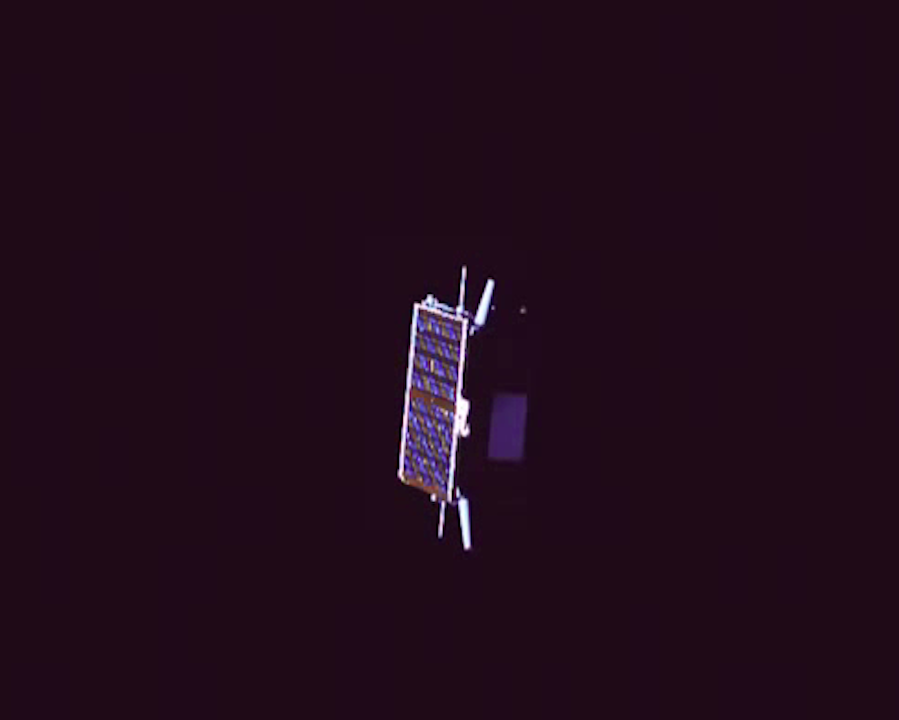
#> input picture detect/test/test1.png, 899 x 720 px
$ python corner.py
#> lines starting #> are read from the running program, lines starting #| are printed output that depends on the picture; after the words box and inside, x2 and y2 are one past the last pixel; in counts of white or black regions, pixels touching at a corner belong together
import cv2
import numpy as np

filename = 'test/test1.png'
img = cv2.imread(filename)
#> img is the input picture: shape (720, 899, 3); mean B, G, R 26.3, 11.6, 33
gray = cv2.cvtColor(img,cv2.COLOR_BGR2GRAY)
blur = cv2.GaussianBlur(gray,(5,5),0)

gray = np.float32(blur)
dst = cv2.cornerHarris(gray,2,3,0.04)
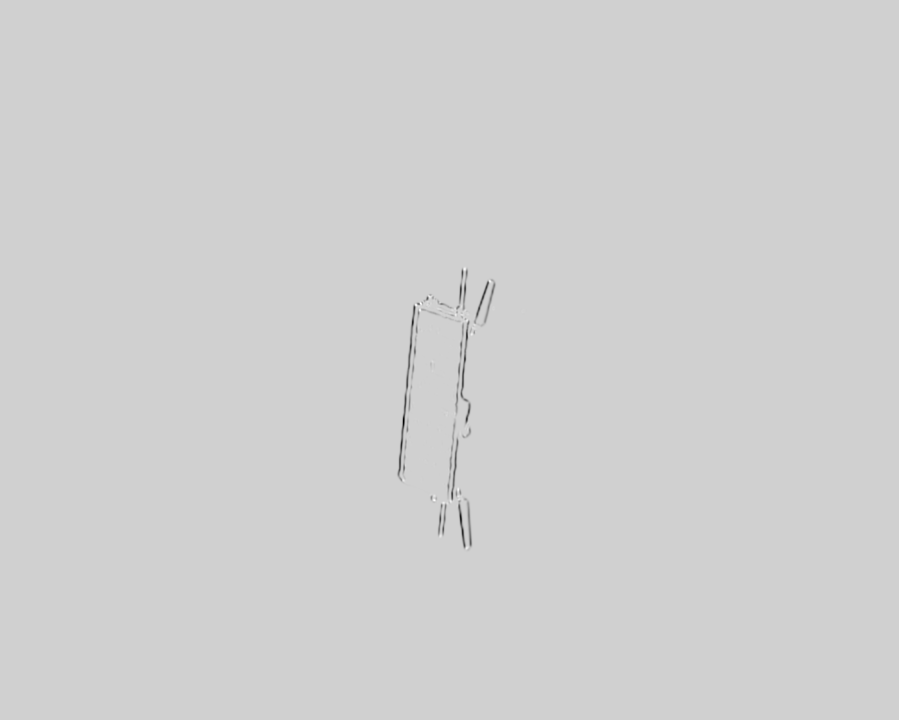
#> dst: shape (720, 899) float32; min -12636417, max 2824927, mean -16731.7; drawn with min black and max white

#result is dilated for marking the corners, not important
dst = cv2.dilate(dst,None)
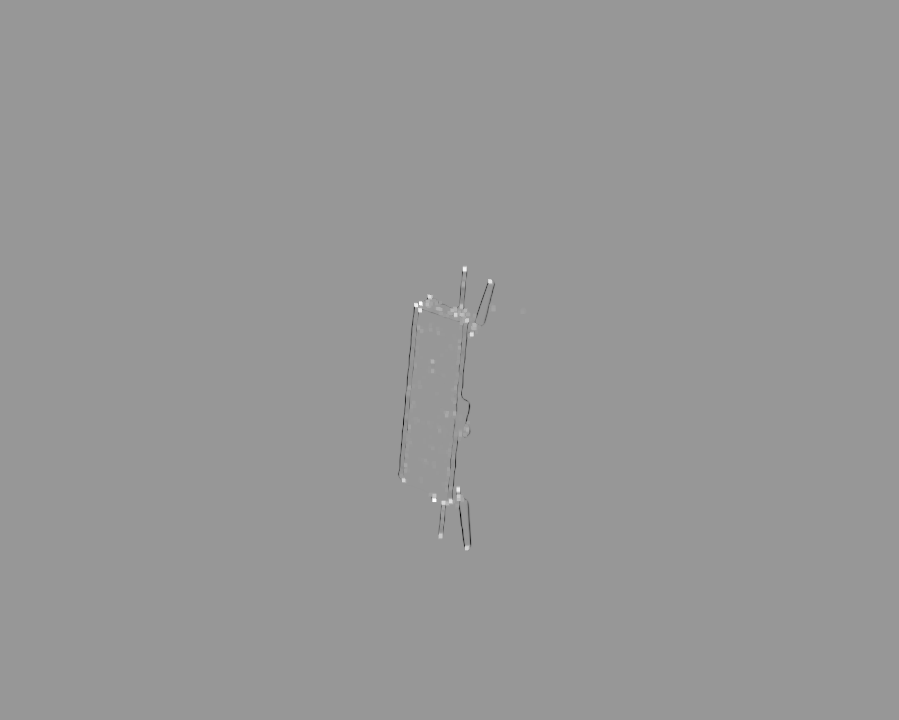
#> dst: shape (720, 899) float32; min -4110884, max 2824927, mean -598.5; drawn with min black and max white

# Threshold for an optimal value, it may vary depending on the image.
img[dst>0.5*dst.max()]=[0,0,255]
#> img: shape (720, 899, 3); 0.03% of pixels changed, all inside (x1, y1, x2, y2) = (402, 267, 492, 550)

cv2.imshow('dst',img)
if cv2.waitKey(0) & 0xff == 27:
#> (key Esc is pressed here)
    cv2.destroyAllWindows()

$ run again, with detect/test/test2.png copied over detect/test/test1.png
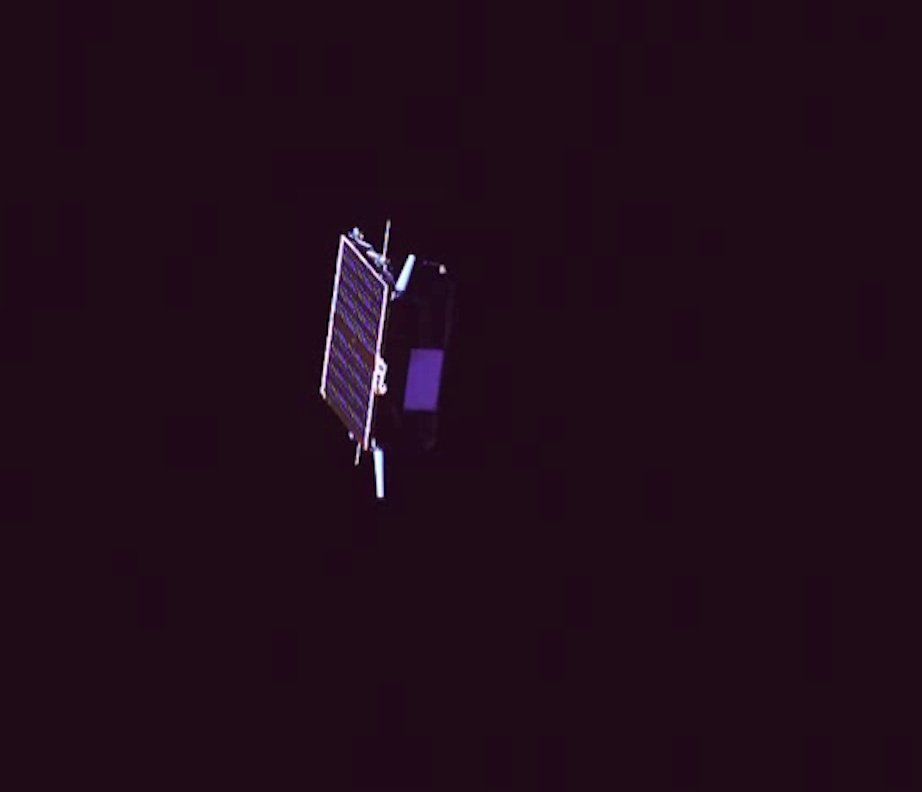
#> input picture detect/test/test2.png, 922 x 792 px
#> img is the input picture: shape (792, 922, 3); mean B, G, R 25.3, 11.2, 32.4
#> `dst = cv2.cornerHarris(gray,2,3,0.04)`:
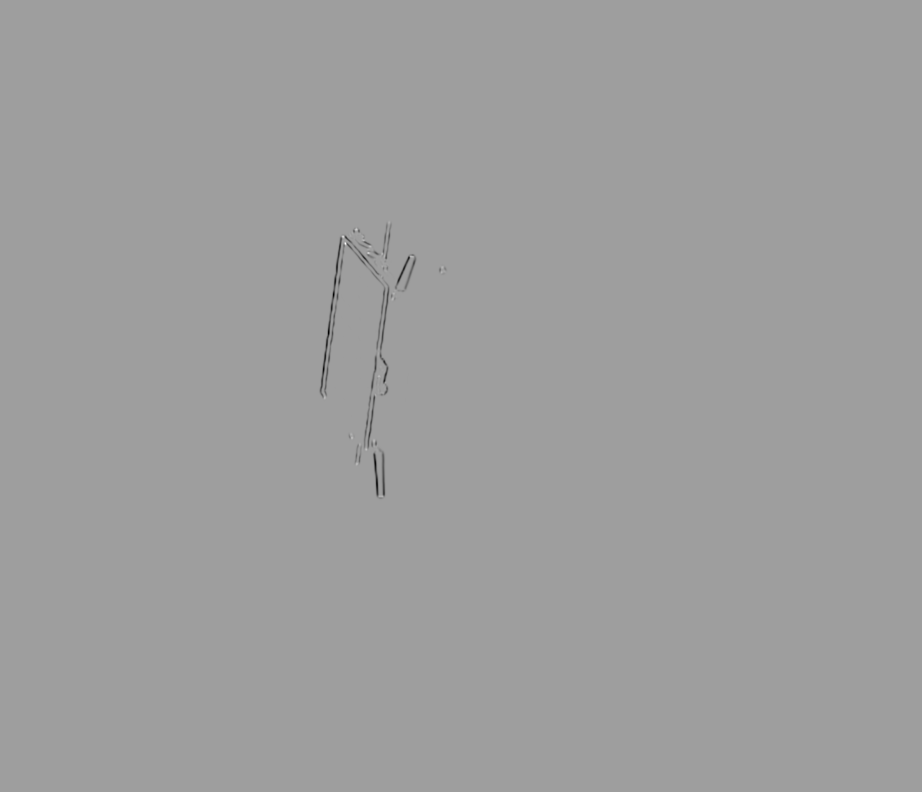
#> dst: shape (792, 922) float32; min -12376756, max 7575515, mean -14228.3; drawn with min black and max white
#> img: shape (792, 922, 3); under 0.01% of pixels changed, all inside (x1, y1, x2, y2) = (342, 228, 358, 246)

$ run again, with detect/test/test3.png copied over detect/test/test1.png
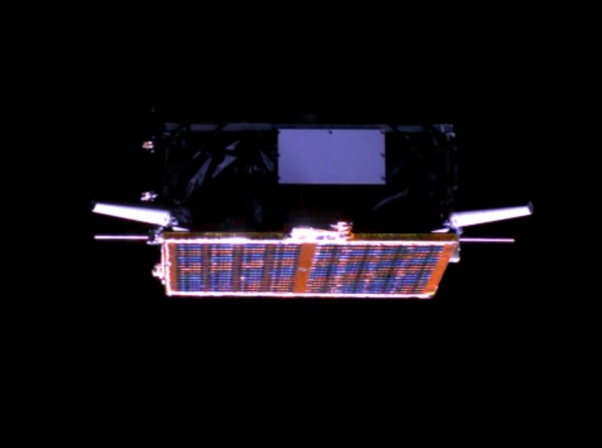
#> input picture detect/test/test3.png, 602 x 448 px
#> img is the input picture: shape (448, 602, 3); mean B, G, R 16.5, 11.9, 15.1
#> `dst = cv2.cornerHarris(gray,2,3,0.04)`:
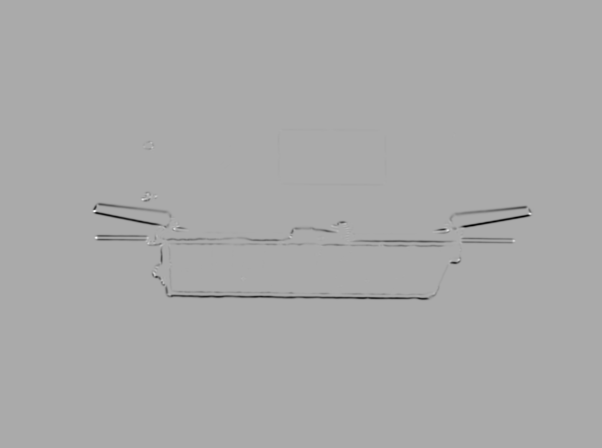
#> dst: shape (448, 602) float32; min -12356832, max 6136191.5, mean -56214.5; drawn with min black and max white
#> `dst = cv2.dilate(dst,None)`:
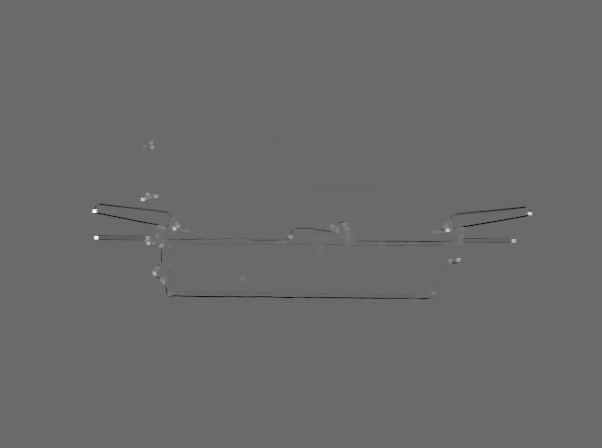
#> dst: shape (448, 602) float32; min -4402162, max 6136191.5, mean -4873.2; drawn with min black and max white
#> img: shape (448, 602, 3); 0.03% of pixels changed, all inside (x1, y1, x2, y2) = (92, 198, 532, 240)

$ run again, with detect/test/test4.png copied over detect/test/test1.png
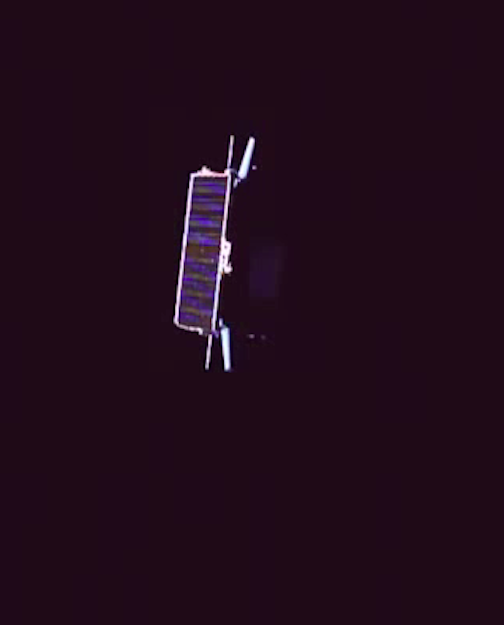
#> input picture detect/test/test4.png, 504 x 625 px
#> img is the input picture: shape (625, 504, 3); mean B, G, R 26.5, 12, 33.2
#> `dst = cv2.cornerHarris(gray,2,3,0.04)`:
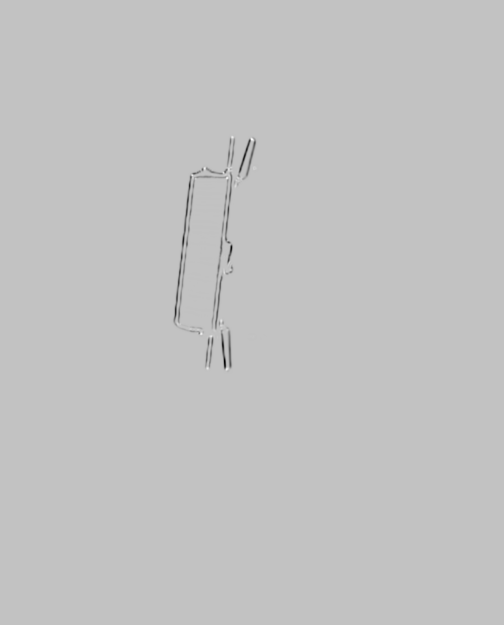
#> dst: shape (625, 504) float32; min -13220739, max 4156648.8, mean -29405.8; drawn with min black and max white
#> `dst = cv2.dilate(dst,None)`:
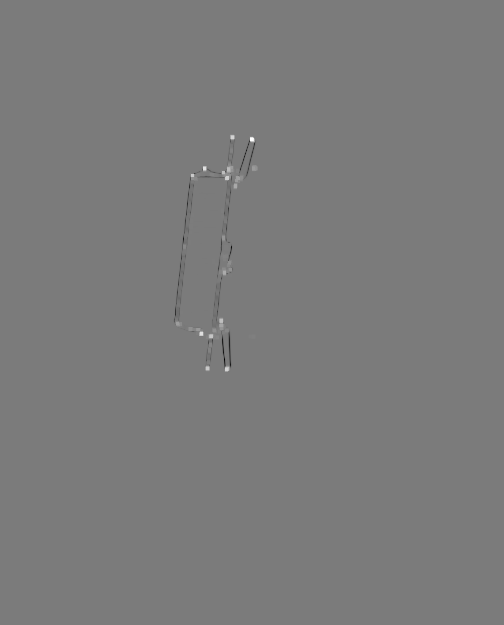
#> dst: shape (625, 504) float32; min -3874824.2, max 4156648.8, mean -908.3; drawn with min black and max white
#> img: shape (625, 504, 3); 0.04% of pixels changed, all inside (x1, y1, x2, y2) = (191, 135, 254, 371)
